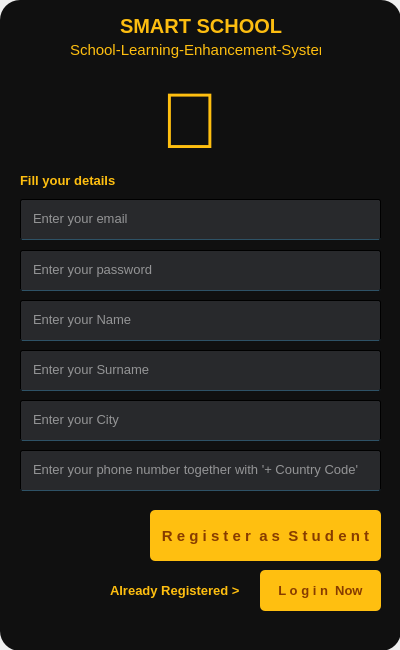
<?xml version="1.0" encoding="UTF-8"?>
<ui version="4.0">
 <class>Form</class>
 <widget class="QWidget" name="Form">
  <property name="geometry">
   <rect>
    <x>0</x>
    <y>0</y>
    <width>400</width>
    <height>650</height>
   </rect>
  </property>
  <property name="maximumSize">
   <size>
    <width>400</width>
    <height>650</height>
   </size>
  </property>
  <property name="font">
   <font>
    <pointsize>13</pointsize>
   </font>
  </property>
  <property name="windowTitle">
   <string>Form</string>
  </property>
  <widget class="QWidget" name="widget" native="true">
   <property name="geometry">
    <rect>
     <x>0</x>
     <y>0</y>
     <width>401</width>
     <height>651</height>
    </rect>
   </property>
   <property name="styleSheet">
    <string notr="true">background-color:rgb(16,16,16,255);
border-radius:20px;
</string>
   </property>
   <widget class="QLineEdit" name="tb3">
    <property name="geometry">
     <rect>
      <x>20</x>
      <y>199</y>
      <width>361</width>
      <height>41</height>
     </rect>
    </property>
    <property name="font">
     <font>
      <pointsize>10</pointsize>
     </font>
    </property>
    <property name="styleSheet">
     <string notr="true">background-color:rgb(47,49,52,200);
color:rgb(255,255,255);
border-radius:2px;
padding-left:10px;
border:1px solid rgba(0,0,0);
border-bottom-color:rgb(46,82,102,255);
padding-bottom:3px</string>
    </property>
    <property name="echoMode">
     <enum>QLineEdit::Normal</enum>
    </property>
    <property name="placeholderText">
     <string>Enter your email</string>
    </property>
    <property name="clearButtonEnabled">
     <bool>true</bool>
    </property>
   </widget>
   <widget class="QLineEdit" name="tb4">
    <property name="geometry">
     <rect>
      <x>20</x>
      <y>250</y>
      <width>361</width>
      <height>41</height>
     </rect>
    </property>
    <property name="font">
     <font>
      <pointsize>10</pointsize>
     </font>
    </property>
    <property name="styleSheet">
     <string notr="true">background-color:rgb(47,49,52,200);
color:rgb(255,255,255);
border-radius:2px;
padding-left:10px;
border:1px solid rgba(0,0,0);
border-bottom-color:rgb(46,82,102,255);
padding-bottom:3px</string>
    </property>
    <property name="echoMode">
     <enum>QLineEdit::Password</enum>
    </property>
    <property name="placeholderText">
     <string>Enter your password</string>
    </property>
    <property name="clearButtonEnabled">
     <bool>true</bool>
    </property>
   </widget>
   <widget class="QPushButton" name="b3">
    <property name="geometry">
     <rect>
      <x>150</x>
      <y>510</y>
      <width>231</width>
      <height>51</height>
     </rect>
    </property>
    <property name="font">
     <font>
      <pointsize>11</pointsize>
      <weight>75</weight>
      <bold>true</bold>
     </font>
    </property>
    <property name="styleSheet">
     <string notr="true">QPushButton#b3 {
    background-color: rgb(255, 191, 16);
    color: rgb(135, 60, 0);
    border-radius: 5px;
}

QPushButton#b3:pressed {
    background-color: rgb(255, 255, 16);
}
</string>
    </property>
    <property name="text">
     <string>R e g i s t e r  a s  S t u d e n t</string>
    </property>
   </widget>
   <widget class="QLabel" name="label">
    <property name="geometry">
     <rect>
      <x>160</x>
      <y>70</y>
      <width>81</width>
      <height>101</height>
     </rect>
    </property>
    <property name="font">
     <font>
      <pointsize>59</pointsize>
     </font>
    </property>
    <property name="styleSheet">
     <string notr="true">color: rgb(255, 191, 16);</string>
    </property>
    <property name="text">
     <string></string>
    </property>
   </widget>
   <widget class="QLabel" name="label_2">
    <property name="geometry">
     <rect>
      <x>110</x>
      <y>580</y>
      <width>141</width>
      <height>21</height>
     </rect>
    </property>
    <property name="font">
     <font>
      <pointsize>10</pointsize>
      <weight>75</weight>
      <bold>true</bold>
     </font>
    </property>
    <property name="styleSheet">
     <string notr="true">color:rgb(255,191,16);</string>
    </property>
    <property name="text">
     <string>Already Registered &gt;</string>
    </property>
   </widget>
   <widget class="QPushButton" name="b4">
    <property name="geometry">
     <rect>
      <x>260</x>
      <y>570</y>
      <width>121</width>
      <height>41</height>
     </rect>
    </property>
    <property name="font">
     <font>
      <pointsize>10</pointsize>
      <weight>75</weight>
      <bold>true</bold>
     </font>
    </property>
    <property name="styleSheet">
     <string notr="true">QPushButton#b4 {
    background-color: rgb(255, 191, 16);
    color: rgb(135, 60, 0);
    border-radius: 5px;
}

QPushButton#b4:pressed {
    background-color: rgb(255, 255, 16);
}
</string>
    </property>
    <property name="text">
     <string>L o g i n  Now</string>
    </property>
   </widget>
   <widget class="QLineEdit" name="tb5">
    <property name="geometry">
     <rect>
      <x>20</x>
      <y>300</y>
      <width>361</width>
      <height>41</height>
     </rect>
    </property>
    <property name="font">
     <font>
      <pointsize>10</pointsize>
     </font>
    </property>
    <property name="styleSheet">
     <string notr="true">background-color:rgb(47,49,52,200);
color:rgb(255,255,255);
border-radius:2px;
padding-left:10px;
border:1px solid rgba(0,0,0);
border-bottom-color:rgb(46,82,102,255);
padding-bottom:3px</string>
    </property>
    <property name="echoMode">
     <enum>QLineEdit::Normal</enum>
    </property>
    <property name="placeholderText">
     <string>Enter your Name</string>
    </property>
    <property name="clearButtonEnabled">
     <bool>true</bool>
    </property>
   </widget>
   <widget class="QLineEdit" name="tb6">
    <property name="geometry">
     <rect>
      <x>20</x>
      <y>350</y>
      <width>361</width>
      <height>41</height>
     </rect>
    </property>
    <property name="font">
     <font>
      <pointsize>10</pointsize>
     </font>
    </property>
    <property name="styleSheet">
     <string notr="true">background-color:rgb(47,49,52,200);
color:rgb(255,255,255);
border-radius:2px;
padding-left:10px;
border:1px solid rgba(0,0,0);
border-bottom-color:rgb(46,82,102,255);
padding-bottom:3px</string>
    </property>
    <property name="echoMode">
     <enum>QLineEdit::Normal</enum>
    </property>
    <property name="placeholderText">
     <string>Enter your Surname</string>
    </property>
    <property name="clearButtonEnabled">
     <bool>true</bool>
    </property>
   </widget>
   <widget class="QLineEdit" name="tb8">
    <property name="geometry">
     <rect>
      <x>20</x>
      <y>450</y>
      <width>361</width>
      <height>41</height>
     </rect>
    </property>
    <property name="font">
     <font>
      <pointsize>10</pointsize>
     </font>
    </property>
    <property name="styleSheet">
     <string notr="true">background-color:rgb(47,49,52,200);
color:rgb(255,255,255);
border-radius:2px;
padding-left:10px;
border:1px solid rgba(0,0,0);
border-bottom-color:rgb(46,82,102,255);
padding-bottom:3px</string>
    </property>
    <property name="echoMode">
     <enum>QLineEdit::Normal</enum>
    </property>
    <property name="placeholderText">
     <string>Enter your phone number together with '+ Country Code'</string>
    </property>
    <property name="clearButtonEnabled">
     <bool>true</bool>
    </property>
   </widget>
   <widget class="QLabel" name="label_3">
    <property name="geometry">
     <rect>
      <x>120</x>
      <y>0</y>
      <width>171</width>
      <height>51</height>
     </rect>
    </property>
    <property name="font">
     <font>
      <pointsize>15</pointsize>
      <weight>75</weight>
      <bold>true</bold>
      <strikeout>false</strikeout>
     </font>
    </property>
    <property name="styleSheet">
     <string notr="true">color: rgb(253, 189, 16);</string>
    </property>
    <property name="text">
     <string>SMART SCHOOL</string>
    </property>
   </widget>
   <widget class="QLabel" name="label_4">
    <property name="geometry">
     <rect>
      <x>70</x>
      <y>40</y>
      <width>251</width>
      <height>20</height>
     </rect>
    </property>
    <property name="font">
     <font>
      <pointsize>11</pointsize>
     </font>
    </property>
    <property name="styleSheet">
     <string notr="true">color: rgb(255, 191, 16);</string>
    </property>
    <property name="text">
     <string>School-Learning-Enhancement-System</string>
    </property>
   </widget>
   <widget class="QLabel" name="label_6">
    <property name="geometry">
     <rect>
      <x>20</x>
      <y>170</y>
      <width>131</width>
      <height>21</height>
     </rect>
    </property>
    <property name="font">
     <font>
      <pointsize>10</pointsize>
      <weight>75</weight>
      <bold>true</bold>
     </font>
    </property>
    <property name="styleSheet">
     <string notr="true">color:rgb(255,191,16);</string>
    </property>
    <property name="text">
     <string>Fill your details</string>
    </property>
   </widget>
   <widget class="QLineEdit" name="tb7">
    <property name="geometry">
     <rect>
      <x>20</x>
      <y>400</y>
      <width>361</width>
      <height>41</height>
     </rect>
    </property>
    <property name="font">
     <font>
      <pointsize>10</pointsize>
     </font>
    </property>
    <property name="styleSheet">
     <string notr="true">background-color:rgb(47,49,52,200);
color:rgb(255,255,255);
border-radius:2px;
padding-left:10px;
border:1px solid rgba(0,0,0);
border-bottom-color:rgb(46,82,102,255);
padding-bottom:3px</string>
    </property>
    <property name="echoMode">
     <enum>QLineEdit::Normal</enum>
    </property>
    <property name="placeholderText">
     <string>Enter your City</string>
    </property>
    <property name="clearButtonEnabled">
     <bool>true</bool>
    </property>
   </widget>
   <zorder>label</zorder>
   <zorder>tb3</zorder>
   <zorder>tb4</zorder>
   <zorder>b3</zorder>
   <zorder>label_2</zorder>
   <zorder>b4</zorder>
   <zorder>tb5</zorder>
   <zorder>tb6</zorder>
   <zorder>tb8</zorder>
   <zorder>label_3</zorder>
   <zorder>label_4</zorder>
   <zorder>label_6</zorder>
   <zorder>tb7</zorder>
  </widget>
 </widget>
 <resources/>
 <connections/>
</ui>
